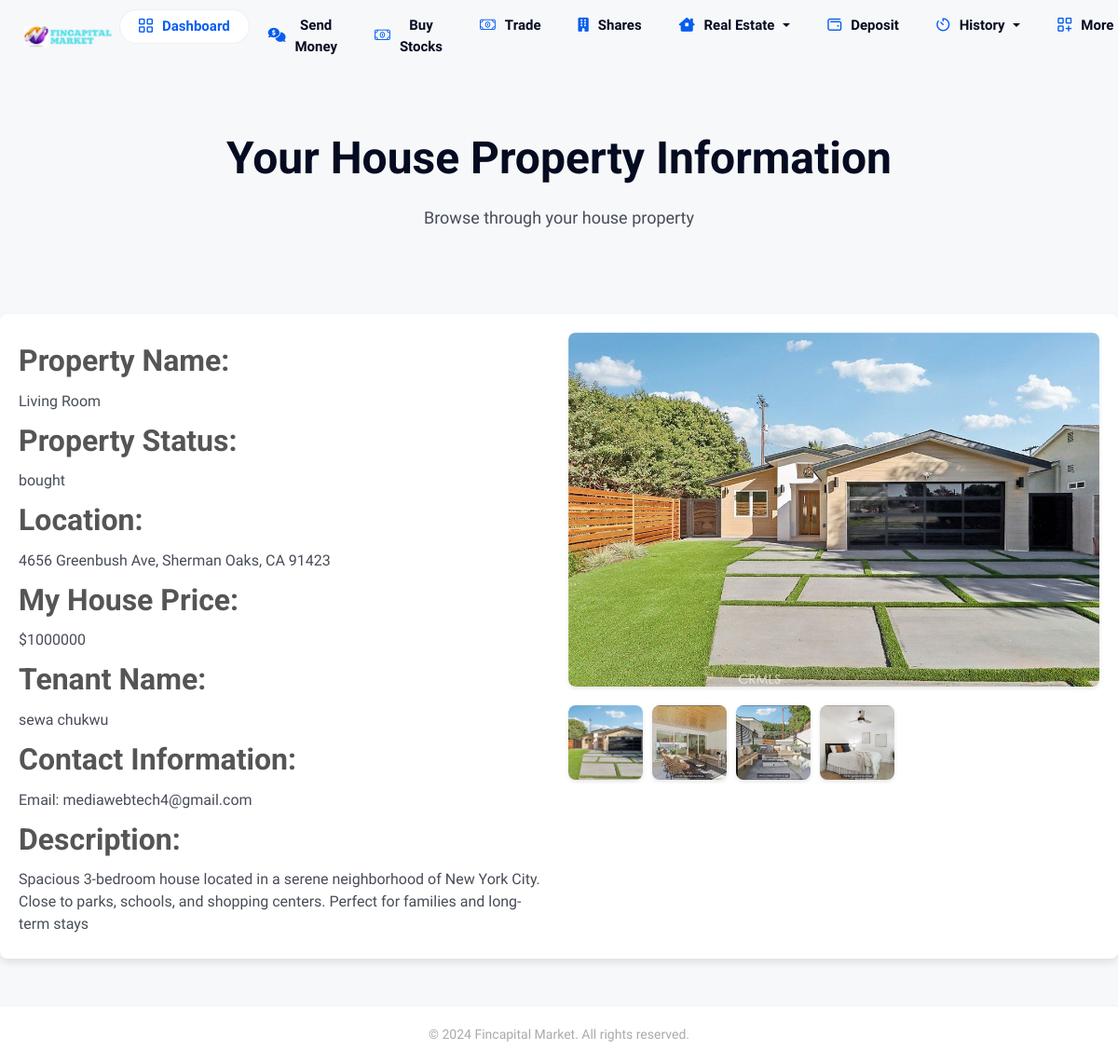
The app's page /buyview/1 (signed in) with its own data.
### userapp/models.py (models this page shows, shortened)
class housebuy(models.Model):
    user = models.ForeignKey(settings.AUTH_USER_MODEL,on_delete=models.CASCADE)
    house = models.ForeignKey(House, on_delete=models.CASCADE)
    HousePurchaseInfo = models.ForeignKey(HousePurchaseInfo, on_delete=models.CASCADE)
    amount = models.IntegerField(default=0)
    status = models.CharField(max_length=100, default='Bought')
    date = models.DateTimeField(blank=True,null=True,default=timezone.now)

class House(models.Model):
    name = models.CharField(max_length=100)
    location = models.CharField(max_length=100)
    price = models.IntegerField(default=1000)
    description = models.TextField(max_length=10000, default='mmml')
    features = models.TextField(max_length=10000)
    location_link = models.URLField(max_length=5000, default='https://googlemap.com')
    main_picture = models.FileField(upload_to='house/main_pictures/')  # Main display picture
    other_pictures = models.ManyToManyField('HousePicture', related_name='houses')

class CustomUser(AbstractUser):
    first_name = models.CharField(max_length=100)
    last_name = models.CharField(max_length=100)
    email = models.EmailField(max_length=100, unique=True)
    USERNAME_FIELD = 'email'
    REQUIRED_FIELDS = ['username']

class HousePicture(models.Model):
    picture = models.FileField(upload_to='house/other_pictures/')  # Store multiple pictures
    caption = models.CharField(max_length=255, blank=True, null=True)  # Add this field

### userapp/views.py (the view, shortened to what this page needs)
# urls.py: path('buyview/<str:id>',views.buyview, name='buyview'),
@login_required
def buyview(request,id):
   user = request.user
   p = housebuy.objects.get(id=id)
   return render(request,'user/buyview.html', locals())

### userapp/context_processors.py (called while the page is built)
def notifications_processor(request):
    notif = None  # Initialize notifications as None
    if request.user.is_authenticated:  # Check if the user is logged in
        try:
            notif = notification.objects.filter(user=request.user)
        except notification.DoesNotExist:
            notif = None
    return {'notifications': notif}  # Return notifications to be available globally

### template/user/buyview.html (shortened to what this page needs)
{% extends 'user/base.html' %}
{% load static %}
{% block content %}
<div class="hero" style="margin-top: 5rem;">
    <h1> Your House Property Information</h1>
    <p>Browse through your house property</p>
</div>
  <div class="container">
    <div class="property-details">
      <div class="property-info">
        <h3>Property Name:</h3>
        <p>{{p.house.name}}</p>
        <h3>Property Status:</h3>
        <p>{{p.status}}</p>
        <h3>Location:</h3>
        <p>{{p.house.location}}</p>
        <h3>My House Price:</h3>
        <p>${{p.amount}}</p>
        <h3>Tenant Name:</h3>
        <p>{{user.first_name}} {{user.last_name}}</p>
        <h3>Contact Information:</h3>
        <p>Email: {{user.email}}</p>
        <h3>Description:</h3>
        <p>{{p.house.description}}</p>
      </div>
      <div class="image-gallery">
        <img id="main-image" src="{{p.house.main_picture.url}}" alt="Main Property Image">
        <div class="thumbnail-gallery">
            <img id="main-image" src="{{p.house.main_picture.url}}" alt="Main Property Image" onclick="changeImage(this)">
         {% for pic in p.house.other_pictures.all %}
            <img src="{{pic.picture.url}}" alt="other pictures" onclick="changeImage(this)">
         {% endfor %}
        </div>
      </div>
    </div>
  </div>
{% endblock %}

### static/assets/themes/light/css/style.css (style rules this page uses)
:root { --body-font: "Jost", sans-serif; --heading-font: "Jost", sans-serif; --primary-color: #98b11f; --heading-color: #26282C; --black: #26282C; --grayish-blue: #929cbf; --white: #ffffff; --soft-blue: #C1BFFD; --grayish-violet: #f5f4f7; --btn-hover-bg: #839B1B; --soft-green: #ccf888; --soft-red: #d82a68; --lime-gray: #d0d0d0; --vivid-orange: #fb6116; --orange: #ff9a00; --orange-opacity-low: rgba(255, 153, 0, 0.3); --yellow: #fcc013; --input-color: #F5F4F7; --primary-color-opacity-low: rgba(152, 177, 31, 0.1); --soft-red-opacity-low: rgba(216, 42, 103, 0.1); --bg-color1: rgba(152, 177, 31, 0.1); --bg-color2: #F1F3F4; --bg-color3: #152748; --bg-color4: #273c57; --body-color: #474D57; --border-color1: #f2f2f2; --border-color2: #e1e1e1; --border-color3: rgb(51, 104, 250, 0.1); --shadow1: 0px 3px 5px 0px rgba(0, 0, 0, 0.10); --shadow2: 0px 0px 5px 0px rgba(0, 0, 0, 0.10); --shadow3: 5px 5px 20px rgba(54, 97, 252, .15); --shadow4: 5px 5px 20px rgb(152 177 31 / 15%); --transition: all .3s ease-in-out; }
*, *::after, *::before { box-sizing: border-box; padding: 0; margin: 0; }
body { font-family: var(--body-font); line-height: 1.5; color: var(--body-color); font-size: 16px; overflow-x: hidden; background-color: var(--white); }
html { scroll-behavior: smooth; overflow-x: hidden; }
p { color: #474D57; margin-bottom: 10px; line-height: 1.5; }
h1, h2, h3, h4, h5 { font-family: var(--heading-font); font-weight: 500; line-height: 1.3; color: var(--heading-color); }
h1 { font-size: 60px; margin-bottom: 25px; font-weight: 500; line-height: 65px; }
h3 { font-size: 32px; margin-bottom: 15px; font-weight: 500; }
img { max-width: 100%; height: auto; }

### template/user/buyview.html (style rules this page uses)
.container { max-width: 1200px; margin: 20px auto; padding: 20px; background-color: white; border-radius: 8px; box-shadow: 0 4px 8px rgba(0, 0, 0, 0.1); }
.property-details { display: flex; flex-wrap: wrap; gap: 20px; }
.property-info { flex: 1 1 400px; }
.property-info h3 { margin: 10px 0; color: #555; }
.property-info p { margin: 5px 0; line-height: 1.5; }
.image-gallery { flex: 1 1 400px; }
.image-gallery img { width: 100%; border-radius: 8px; margin-bottom: 10px; box-shadow: 0 2px 4px rgba(0, 0, 0, 0.1); }
.thumbnail-gallery { display: flex; gap: 10px; margin-top: 10px; }
.thumbnail-gallery img { width: 80px; height: 80px; object-fit: cover; border-radius: 8px; cursor: pointer; box-shadow: 0 2px 4px rgba(0, 0, 0, 0.1); }
.hero { background: transparent; color: white; text-align: center; padding: 60px 20px; font-size: 24px; }
.hero h1 { font-size: 48px; margin: 0; }
.hero p { font-size: 18px; margin-top: 20px; max-width: 700px; margin-left: auto; margin-right: auto; }

### records on screen
housebuy: house.name "Living Room", status "bought", house.location "4656 Greenbush Ave, Sherman Oaks, CA 91423", amount "1000000", house.description "Spacious 3-bedroom house located in a serene neighborhood of New York City. Close to parks, schools, and shopping centers. Perfect for families and long-term stays", house.main_picture (picture)
CustomUser: first_name "sewa", last_name "chukwu", email "mediawebtech4@gmail.com"
HousePicture: picture (picture)
HousePicture: picture (picture)
HousePicture: picture (picture)
